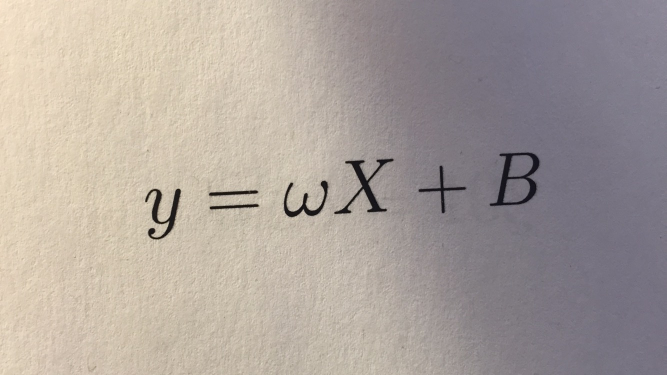
//> input picture equation-samples/eq1_hr.jpg, 1333 x 750 px (shown at 1/2 size)
$ ./skew ../equation-samples/eq1_hr.jpg   (built with g++ and OpenCV 4)
//> lines starting //> are read from the running program, lines starting //| are printed output that depends on the picture; after the words box and inside, x2 and y2 are one past the last pixel; in counts of white or black regions, pixels touching at a corner belong together
#include <iostream>
#include <vector>
#include <cmath>
#include <set>
#include <algorithm>
using namespace std;

#include <opencv2/highgui/highgui.hpp>
#include <opencv2/imgproc/imgproc.hpp>
using namespace cv;

void drawLine(Mat &src, double rho, double theta, Scalar color){
    auto y = [&](double x){
        return (rho - x*cos(theta))/sin(theta);
    };

    Point a,  b;
    a = Point(0, y(0));
    b = Point(src.cols, y(src.cols));
    bool inside = clipLine(src.size(), a, b);
    cout<<"For (rho, theta):"<<rho<<","<<theta;
    cout<<"\n\tlines: "<<a<<b<<inside<<endl;
    line(src, a, b, Scalar(0, 0, 255), 3, 8);
}

void rotateImage(Mat &src, double rho, double theta){
    auto y = [&](double x){
        return (rho - x*cos(theta))/sin(theta);
    };

    Point a,  b;
    a = Point(0, y(0));
    b = Point(src.cols, y(src.cols));
    clipLine(src.size(), a, b);
    Point center = (a + b)/2;
    //center = Point(0, 0);
    //center = Point(src.cols/2, src.rows/2);
    Mat R = getRotationMatrix2D(center, -(CV_PI/2.0-theta)*(180.0/CV_PI), 1);
    warpAffine(src, src, R, src.size());
}

Point2f rotation_angle(Mat &img, double dr, double dt){
    /* Using equation x*cos(t) + y*sin(t) = r */
    auto norm = [](double x, double y){
        return sqrt(x*x + y*y);
    };

    cout<<"Detecting max"<<endl;
    double r_max = norm(img.cols, img.rows);

    vector<Point2i> foreground;
    for(int x=0; x<img.cols; x++){
        for(int y=0; y<img.rows; y++){
            if(img.at<unsigned char>(y, x)!=0){
                foreground.push_back(Point2i(x, y));
            }
        }
    }

    Mat result;
    cvtColor(img, result, CV_GRAY2BGR);

    int r_max_i = (int)((r_max/dr)+1);
    int t_max_i = (int)((CV_PI/dt)+1);

    Size rt_size = Size(t_max_i, r_max_i);
    Mat count(rt_size, CV_32S);
    count = Scalar::all(0);
    cout<<"Initialized count"<<endl;
    for(int i=0; i<r_max_i; i++){
        for(int j=0; j<t_max_i; j++){
            assert(count.at<int>(i, j) == 0);
        }
    }
    cout<<"Sizes: "<<(int)((r_max/dr)+1)<<","<<int(CV_PI/dt)+1<<endl;
    for(double t=0; t < CV_PI; t += dt){
        for(auto p: foreground){
            int x, y;
            x = p.x, y = p.y;
            //cout<<"In (x,y,t): "<<x<<","<<y<<","<<","<<t<<endl;
            auto r = [=](double x, double y, double t){
                return (int)(x*cos(t) + y*sin(t));
            };

            int ri = (int)(r(x, y, t)/dr), ti = (int)(t/dt);

            if(ri > 0 and ri < (int)(r_max+1) and ti < 180){
                count.at<int>(ri, ti) += 1;
                int val = count.at<int>(ri, ti);
                if ( val > 100000){
                    cout<<ri<<","<<ti<<":";
                    cout<<val<<endl;
                }
            }

            else{
                //cout<<"What the fuck! - ";
                //cout<<ri<<","<<ti<<endl;
            }
        }
    }
    typedef pair<int, pair<int, int>> drt_struct;
    vector<drt_struct> S;
    for(double t=0; t < CV_PI; t += dt){
        for(double r=0; r < r_max; r += dr){
            int ti, ri;
            ti = (int)(t/dt), ri = (int)(r/dr);

            int val = count.at<int>(ri, ti);
            if ( val > 1){
                auto drt = make_pair(val, make_pair(ri, ti));
                S.push_back(drt);
            }
        }
    }

    sort(S.rbegin(), S.rend());
    int mSize = min((int)S.size(), 20);
    S.resize(mSize);


    /* Divide into bins of 10 degrees */
    vector<int> bin(180/10, 0);
    int max_bin = 0;
    for(auto e: S){
        int b = (int)(e.second.second/10);
        bin[b] += 1;
        if ( bin[b] > bin[max_bin])
            max_bin = b;
    }

    double sum_theta = 0;
    double sum_rho = 0;
    int ntheta = 0;
    for(auto e: S){
        int b = (int)(e.second.second/10);
        if ( b == max_bin){
            sum_theta += e.second.second;
            sum_rho += e.second.first;
            ntheta += 1;
        }
    }

    double mean_theta = sum_theta*dt/(double)(ntheta);
    double mean_rho = sum_rho*dr/(double)(ntheta);
    drawLine(result, mean_rho, mean_theta, Scalar(0, 0, 255));
    rotateImage(img, mean_rho, mean_theta);
    imshow("output", result);
    waitKey(0);
    return Point2f(mean_rho, mean_theta);


}


// [66 lines left out: functions detectLines2, detectLines, not called in this run]


int main(int argc, char *argv[]){
    Mat img;
    img = imread(argv[1], CV_LOAD_IMAGE_COLOR);
//> img is the input picture: 750 rows x 1333 cols, CV_8UC3; mean B, G, R 155.9, 161.7, 171.3
    Mat original;
    img.copyTo(original);
    cvtColor(img, img, CV_BGR2GRAY);
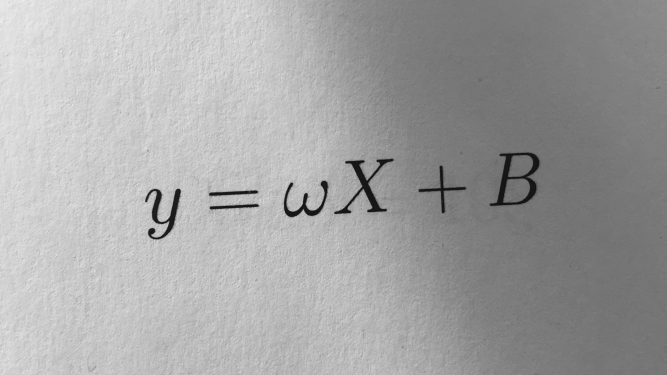
//> img: 750 rows x 1333 cols, CV_8UC1 (shown at 1/2 size); min 4, max 239, mean 163.9
    GaussianBlur(img, img, Size(3, 3), 1, 1);
    Canny(img, img, 100, 2*100, 3);
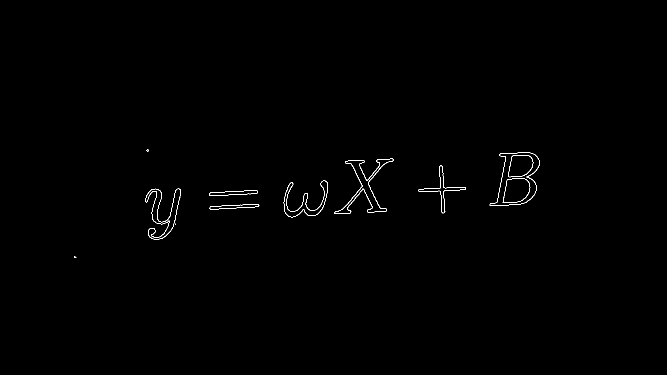
//> img: 750 rows x 1333 cols, CV_8UC1 (shown at 1/2 size); 0.36% white in thin lines or dots, all inside (x1, y1, x2, y2) = (148, 299, 1079, 516)
    //img = 255 - img;
    namedWindow("output", CV_WINDOW_NORMAL);
    Point2f rt = rotation_angle(img, 1, CV_PI/180);
//> after the loop in rotation_angle, `for(int x=0; x<img.cols; x++)`: foreground = 3561 Points (x, y), first 12: [148, 513], [148, 514], [149, 512], [149, 513], [149, 515], [150, 515], [151, 513], [151, 514], [151, 515], [152, 515], [290, 399], [290, 400]
//| Sizes: 1530,181
//> after the loop in rotation_angle, `for(double t=0; t < CV_PI; t += dt)`:
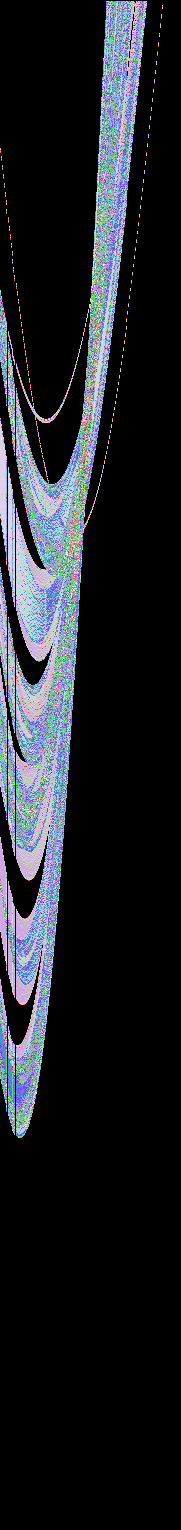
//> count: 1530 rows x 181 cols, CV_32SC1; 89 distinct labels, from 0 to 127; one colour per label, 0 black
//> after the loop in rotation_angle, `for(double t=0; t < CV_PI; t += dt)`: S = 52255 items
//> in rotation_angle, `int mSize = min((int)S.size(), 20);`: mSize = 20
//> in rotation_angle, `S.resize(mSize);`: S = 20 items
//> the loop in rotation_angle, `for(auto e: S)` made 20 passes
//> (b, max_bin) on pass 1: (8, 8)
//> b on passes 2 to 7: 8, 8, 8, 8, 4, 8
//> after the loop in rotation_angle, `for(auto e: S)`: max_bin = 8
//> the loop in rotation_angle, `for(auto e: S)` made 20 passes
//> (b, sum_theta, sum_rho) on passes 1, 2, 3, 4, 5, 7, 8, 9, 10, 11, 12, 13: (8, 87, 406), (8, 173, 848), (8, 260, 1287), (8, 349, 1684), (8, 435, 2125), (8, 522, 2586), (8, 610, 2984), (8, 699, 3374), (8, 786, 3795), (8, 874, 4200), (8, 963, 4591), (8, 1050, 5053)
//> b on passes 6, 19: 4, 1
//> after the loop in rotation_angle, `for(auto e: S)`: sum_theta = 1571; sum_rho = 7628; ntheta = 18
//> in rotation_angle, `double mean_theta = sum_theta*dt/(double)(ntheta);`: mean_theta = 1.52
//> in rotation_angle, `double mean_rho = sum_rho*dr/(double)(ntheta);`: mean_rho = 423.8
//> in drawLine, `a = Point(0, y(0));`: a = Point(0, 424)
//> in drawLine, `b = Point(src.cols, y(src.cols));`: b = Point(1333, 360)
//> in drawLine, `bool inside = clipLine(src.size(), a, b);`: b = Point(1332, 360); inside = true
//| For (rho, theta):423.778,1.52328
//| 	lines: [0, 424][1332, 360]1
//> in rotateImage, `a = Point(0, y(0));`: a = Point(0, 424)
//> in rotateImage, `b = Point(src.cols, y(src.cols));`: b = Point(1333, 360)
//> in rotateImage, `clipLine(src.size(), a, b);`: b = Point(1332, 360)
//> in rotateImage, `Point center = (a + b)/2;`: center = Point(666, 392)
//> in rotateImage, `Mat R = getRotationMatrix2D(center, -(CV_PI/2.0-theta)*(180.0/CV_PI), ..`: R = [[0.999, -0.0475, 19.37], [0.0475, 0.999, -31.19]]
//> in rotateImage, `warpAffine(src, src, R, src.size());`:
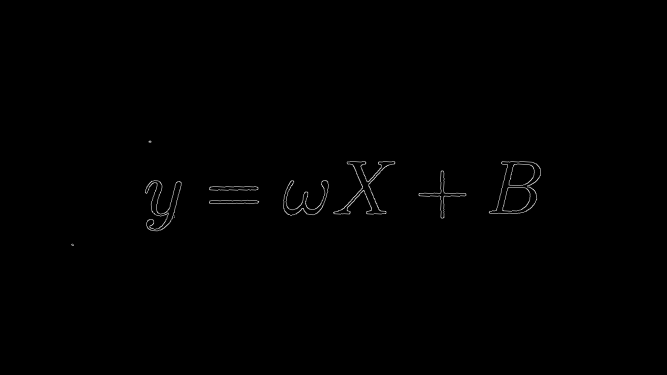
//> src: 750 rows x 1333 cols, CV_8UC1 (shown at 1/2 size); min 0, max 255, mean 0.9
//> rt = Point(423.8, 1.52)
    rotateImage(original, rt.x, rt.y);
//> call 2 of rotateImage, with rho = 423.8, theta = 1.52
//> in rotateImage (call 2), `warpAffine(src, src, R, src.size());`:
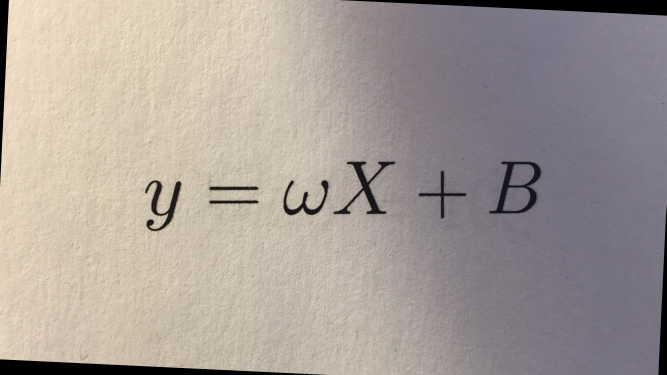
//> src: 750 rows x 1333 cols, CV_8UC3 (shown at 1/2 size); mean B, G, R 151.5, 157.2, 166.5
    /*
    imshow("output", img);
    waitKey(0);
    */
    imshow("output", original);
    waitKey(0);
    return 0;
}

$ run again, on equation-samples/eq3_hr.jpg
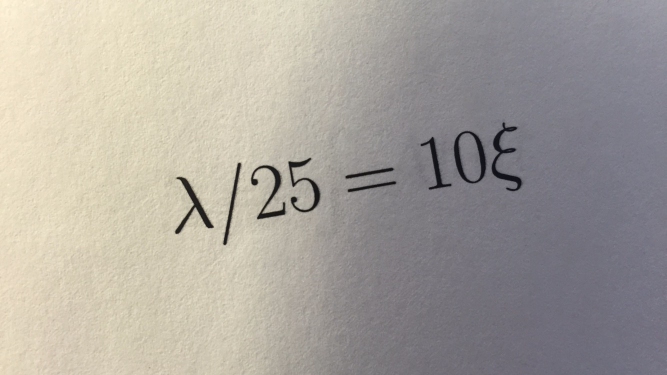
//> input picture equation-samples/eq3_hr.jpg, 1333 x 750 px (shown at 1/2 size)
//> img is the input picture: 750 rows x 1333 cols, CV_8UC3; mean B, G, R 157.1, 163.7, 169
//> after the loop in rotation_angle, `for(int x=0; x<img.cols; x++)`: foreground = 3888 Points (x, y), first 12: [350, 461], [350, 462], [350, 463], [350, 464], [350, 465], [350, 466], [351, 459], [351, 460], [351, 461], [351, 466], [351, 467], [352, 355]
//> result: 750 rows x 1333 cols, CV_8UC3; 0.39% white in thin lines or dots, all inside (x1, y1, x2, y2) = (350, 244, 1044, 490)
//| Sizes: 1530,181
//> after the loop in rotation_angle, `for(double t=0; t < CV_PI; t += dt)`:
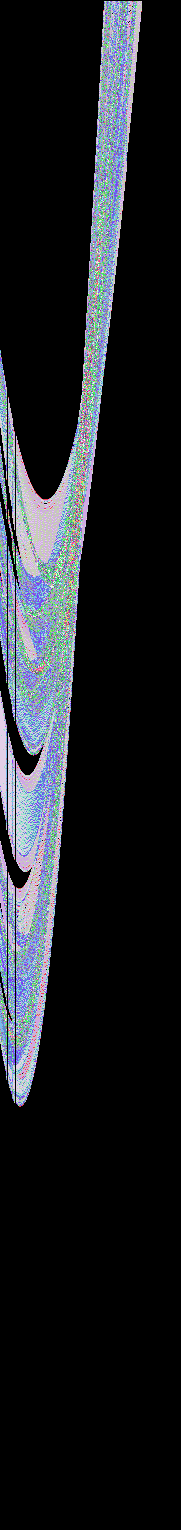
//> count: 1530 rows x 181 cols, CV_32SC1; 85 distinct labels, from 0 to 113; one colour per label, 0 black
//> after the loop in rotation_angle, `for(double t=0; t < CV_PI; t += dt)`: S = 50880 items
//> mSize = 20
//> in rotation_angle, `S.resize(mSize);`: S = 20 items
//> the loop in rotation_angle, `for(auto e: S)` made 20 passes
//> (b, max_bin) on passes 1, 5: (1, 1), (8, 8)
//> after the loop in rotation_angle, `for(auto e: S)`: max_bin = 8
//> the loop in rotation_angle, `for(auto e: S)` made 20 passes
//> (b, sum_theta, sum_rho) on passes 2, 4, 5, 6, 8, 9, 11, 13: (8, 80, 493), (8, 160, 958), (8, 241, 1418), (8, 321, 1939), (8, 401, 2438), (8, 482, 2919), (8, 563, 3372), (8, 644, 3875)
//> after the loop in rotation_angle, `for(auto e: S)`: sum_theta = 805; sum_rho = 4860; ntheta = 10
//> mean_theta = 1.4
//> mean_rho = 486
//> in drawLine, `a = Point(0, y(0));`: a = Point(0, 492)
//> in drawLine, `b = Point(src.cols, y(src.cols));`: b = Point(1333, 269)
//> in drawLine, `bool inside = clipLine(src.size(), a, b);`: b = Point(1332, 269); inside = true
//| For (rho, theta):486,1.40499
//| 	lines: [0, 492][1332, 269]1
//> in rotateImage, `a = Point(0, y(0));`: a = Point(0, 492)
//> in rotateImage, `b = Point(src.cols, y(src.cols));`: b = Point(1333, 269)
//> in rotateImage, `clipLine(src.size(), a, b);`: b = Point(1332, 269)
//> center = Point(666, 380)
//> R = [[0.986, -0.165, 71.85], [0.165, 0.986, -104.7]]
//> rt = Point(486, 1.4)
//> in rotateImage (call 2), `warpAffine(src, src, R, src.size());`:
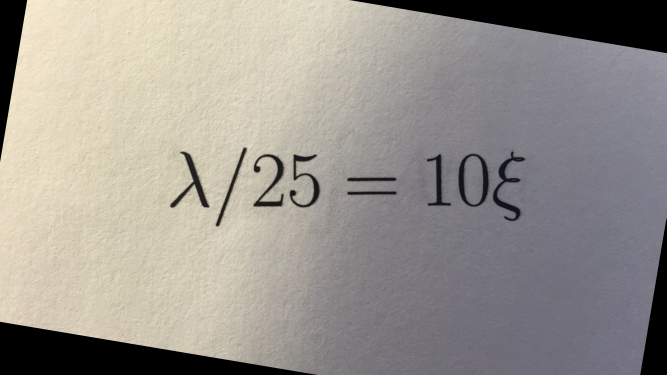
//> src: 750 rows x 1333 cols, CV_8UC3 (shown at 1/2 size); mean B, G, R 143.3, 149.4, 154.1

$ run again, on equation-samples/eq5_hr.jpg
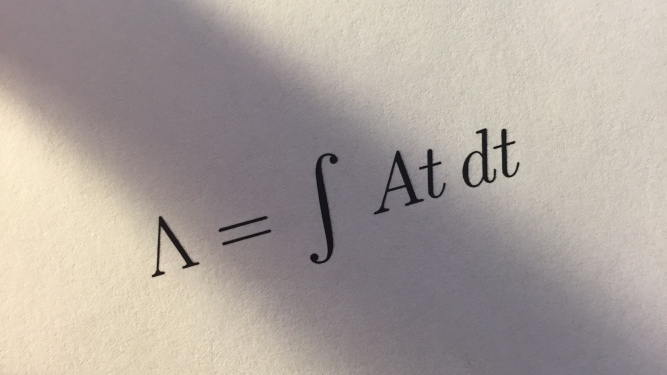
//> input picture equation-samples/eq5_hr.jpg, 1333 x 750 px (shown at 1/2 size)
//> img is the input picture: 750 rows x 1333 cols, CV_8UC3; mean B, G, R 156.9, 162.6, 171.6
//> after the loop in rotation_angle, `for(int x=0; x<img.cols; x++)`: foreground = 3651 Points (x, y), first 12: [303, 551], [303, 552], [303, 553], [304, 550], [304, 551], [304, 553], [304, 554], [305, 549], [305, 550], [305, 554], [306, 548], [306, 549]
//> result: 750 rows x 1333 cols, CV_8UC3; 0.37% white in thin lines or dots, all inside (x1, y1, x2, y2) = (303, 256, 1039, 555)
//| Sizes: 1530,181
//> after the loop in rotation_angle, `for(double t=0; t < CV_PI; t += dt)`:
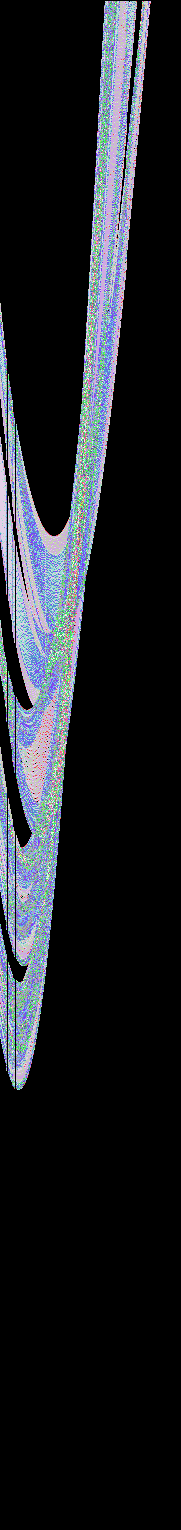
//> count: 1530 rows x 181 cols, CV_32SC1; 83 distinct labels, from 0 to 102; one colour per label, 0 black
//> after the loop in rotation_angle, `for(double t=0; t < CV_PI; t += dt)`: S = 51968 items
//> mSize = 20
//> in rotation_angle, `S.resize(mSize);`: S = 20 items
//> the loop in rotation_angle, `for(auto e: S)` made 20 passes
//> (b, max_bin) on pass 1: (7, 7)
//> after the loop in rotation_angle, `for(auto e: S)`: max_bin = 7
//> the loop in rotation_angle, `for(auto e: S)` made 20 passes
//> (b, sum_theta, sum_rho) on passes 1, 2, 3, 4, 6, 7, 8, 9: (7, 74, 594), (7, 149, 1148), (7, 223, 1708), (7, 298, 2296), (7, 373, 2878), (7, 447, 3494), (7, 523, 4048), (7, 596, 4642)
//> after the loop in rotation_angle, `for(auto e: S)`: sum_theta = 1191; sum_rho = 9302; ntheta = 16
//> mean_theta = 1.3
//> mean_rho = 581.4
//> in drawLine, `a = Point(0, y(0));`: a = Point(0, 603)
//> in drawLine, `b = Point(src.cols, y(src.cols));`: b = Point(1333, 232)
//> in drawLine, `bool inside = clipLine(src.size(), a, b);`: b = Point(1332, 232); inside = true
//| For (rho, theta):581.375,1.29918
//| 	lines: [0, 603][1332, 232]1
//> in rotateImage, `a = Point(0, y(0));`: a = Point(0, 603)
//> in rotateImage, `b = Point(src.cols, y(src.cols));`: b = Point(1333, 232)
//> in rotateImage, `clipLine(src.size(), a, b);`: b = Point(1332, 232)
//> center = Point(666, 417)
//> R = [[0.963, -0.268, 136.3], [0.268, 0.963, -163.4]]
//> rt = Point(581.4, 1.3)
//> in rotateImage (call 2), `warpAffine(src, src, R, src.size());`:
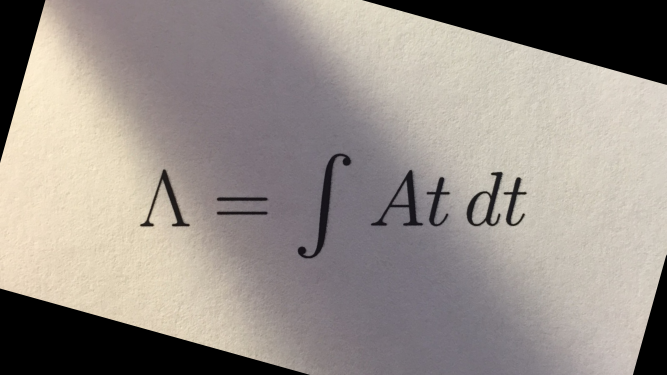
//> src: 750 rows x 1333 cols, CV_8UC3 (shown at 1/2 size); mean B, G, R 138, 143.7, 151.6
